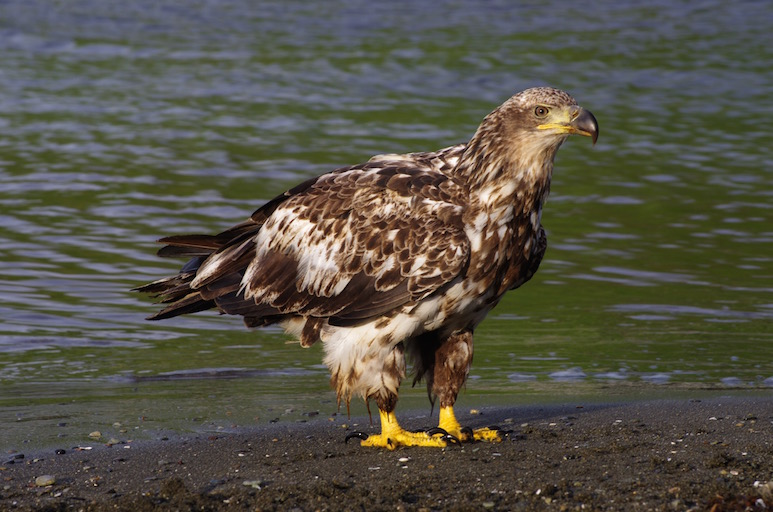
#> input picture ch10.目标检测_下/sample_img/sample_eagle.jpg, 773 x 512 px, given in place of lena.png, which was not available
$ python img_hog.py   (older library calls are emulated)
#> lines starting #> are read from the running program, lines starting #| are printed output that depends on the picture; pictures that were not available may be replaced by others from this repository, and a replacement may not be noted
### ch8.图像检索/CBIR/util/hog.py
import numpy as np
from scipy import misc
from scipy import sqrt, pi, arctan2, cos, sin
from scipy.ndimage import uniform_filter

def hog(image, orientations=9, pixels_per_cell=(9,9), cells_per_block=(2,2), normalise=True):
    if not isinstance(image, np.ndarray):
        image = misc.imread(image)
    image = np.atleast_2d(image)
    if image.ndim >= 3:
        image = np.mean(image, 2)
    if normalise: # gamma
        image = sqrt(image)
    if image.dtype.kind == 'u':
        image = image.astype('float')

    gx = np.zeros(image.shape)
    gy = np.zeros(image.shape)
    gx[:, 1:-1] = np.diff(image, n=2, axis=1)
    gy[1:-1, :] = np.diff(image, n=2, axis=0)

    magnitude = sqrt(gx**2 + gy**2)
    orientation = arctan2(gy, (gx + 1e-15)) * (180 / pi) % 180

    sy, sx = image.shape
    cx, cy = pixels_per_cell
    bx, by = cells_per_block

    n_cellsx = int(np.floor(sx // cy))
    n_cellsy = int(np.floor(sy // cy))

    orientation_histogram = np.zeros((n_cellsy, n_cellsx, orientations))
    subsample = np.index_exp[int(cy/2):cy*n_cellsy:cy, int(cx/2):cx*n_cellsx:cx]
    for i in range(orientations):
        temp_ori = np.where(orientation < 180 / orientations * (i+1), orientation, -1)
        temp_ori = np.where(orientation >= 180 / orientations * i, temp_ori, -1)
        cond2 = temp_ori > -1
        temp_mag = np.where(cond2, magnitude, 0)

        temp_filt = uniform_filter(temp_mag, size=(cy, cx))
        orientation_histogram[:,:,i] = temp_filt[subsample]

    n_blocksx = (n_cellsx - bx) + 1
    n_blocksy = (n_cellsy - by) + 1
    normalised_blocks = np.zeros((n_blocksy, n_blocksx, by*bx*orientations))

    for x in range(n_blocksx):
        for y in range(n_blocksy):
            block = orientation_histogram[y:y+by, x:x+bx, :]
            eps = 1e-5
            block = block / sqrt(block.sum() ** 2 + eps)
            normalised_blocks[y, x, :] = block.ravel()
    return normalised_blocks

### ch8.图像检索/CBIR/util/img_hog.py
import os
import sys
from PIL import Image
from hog import hog
from kmeans import kmeans, kmeans_classify, load_centers
from lsh import LSH_hog

cur_path = os.path.abspath(os.path.dirname(__file__))
center_path = os.path.join(cur_path, '../conf/hog_kmeans.txt')

centers = None

def hog2(im):
#> called with im = '../../dataset/lena.png'
    if not isinstance(im, Image.Image):
        im = Image.open(im)
#> im is the input picture: PIL image 773x512 RGB; mean R, G, B 85.2, 82, 70.8
    im = im.resize((100, 100), Image.ANTIALIAS).convert('RGB')
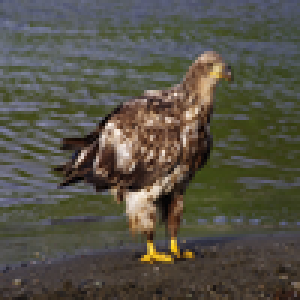
#> im: PIL image 100x100 RGB (shown 3 times larger); mean R, G, B 85.2, 82, 70.8
    im.save('a.jpg')
    F = hog('a.jpg')
#> in hog, `image = misc.imread(image)`:
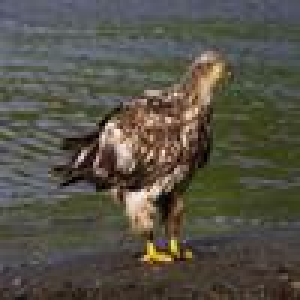
#> image: shape (100, 100, 3) (shown 3 times larger); mean R, G, B 85.4, 81.9, 70.8
#> in hog, `image = np.mean(image, 2)`:
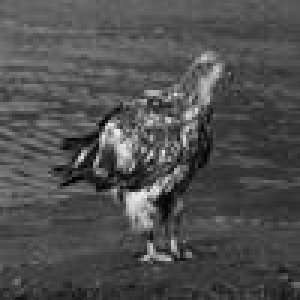
#> image: shape (100, 100) float64 (shown 3 times larger); min 1, max 241.3, mean 79.3
    feat_list = []
    for fs in F:
        for f in fs:
            feat_list.append(list(f))
    return feat_list

def hog3(im):
    if not isinstance(im, Image.Image):
        im = Image.open(im)
    im = im.resize((100, 100), Image.ANTIALIAS).convert('RGB')
    im.save('a.jpg')
    F = hog('a.jpg')
    feat_list = []
    for i, fs in enumerate(F):
        if i % 2 == 1: continue
        for j, f in enumerate(fs):
            if j % 2 == 1: continue
            feat_list.append(list(f))
    return feat_list

def hog_lsh_list(im):
    feat_list = hog3(im)
    F = []
    for feat in feat_list:
        lsh = LSH_hog(feat)
        F.append(lsh)
    return F

def hog_histo(im, p_centers=center_path):
    global centers
    if centers == None:
        centers = load_centers(p_centers)
    F = hog2(im)
    histo = {}
    for feat in F:
        c = kmeans_classify(centers, feat)
        histo[c] = histo.get(c, 0) + 1
    return [histo.get(c, 0) for c in range(len(centers))]


def test():
    full_path = '../../dataset/lena.png'
    feat = hog2(full_path)
    print(len(feat), len(feat[0]))
    feat = hog3(full_path)
    print(len(feat), len(feat[0]))
    histo = hog_histo(full_path)
    print(histo)

if __name__ == '__main__':
    test()
#> (the call stopped at in hog, `image = sqrt(image)`: scipy is not available in this run)

$ run again, on ch10.目标检测_下/sample_img/sample_giraffe.jpg
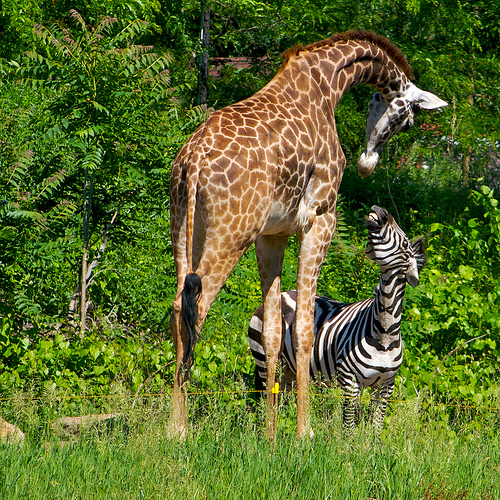
#> input picture ch10.目标检测_下/sample_img/sample_giraffe.jpg, 500 x 500 px, given in place of lena.png, which was not available
#> in hog2, im is the input picture: PIL image 500x500 RGB; mean R, G, B 91.8, 107.9, 42.3
#> in hog2, `im = im.resize((100, 100), Image.ANTIALIAS).convert('RGB')`:
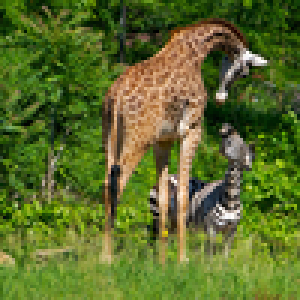
#> im: PIL image 100x100 RGB (shown 3 times larger); mean R, G, B 91.8, 107.9, 42.4
#> in hog, `image = np.mean(image, 2)`:
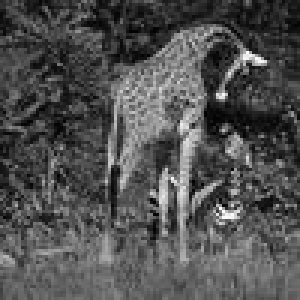
#> image: shape (100, 100) float64 (shown 3 times larger); min 0.667, max 254.3, mean 81.2
